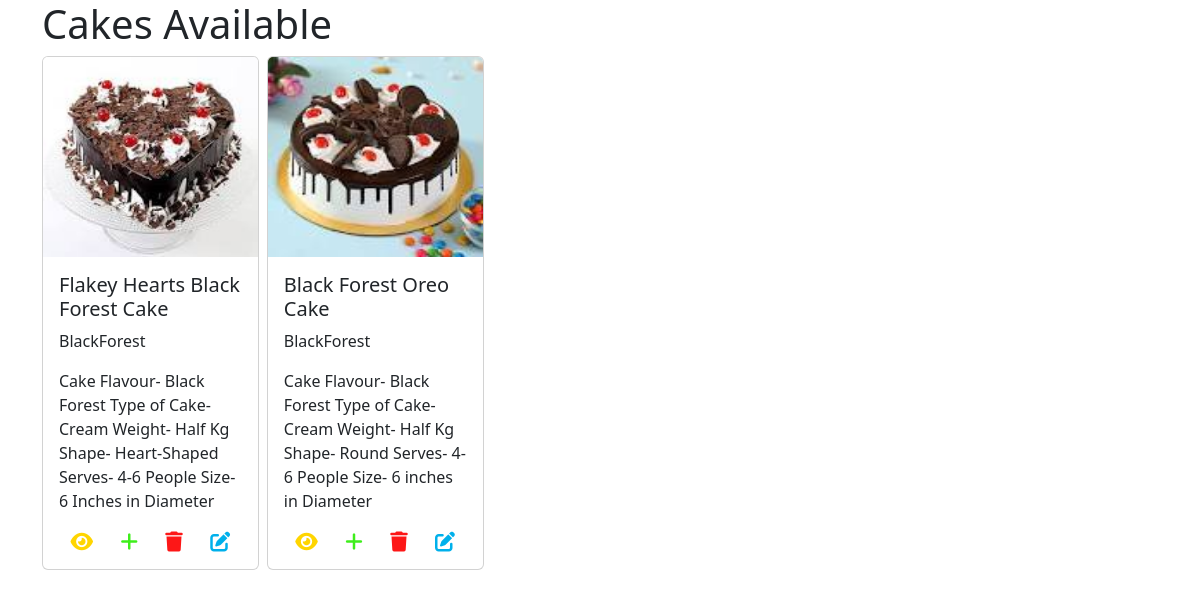
The app's page /cake/all with its own data.
### cakeshop/models.py (models this page shows, shortened)
class Cakes(models.Model):
    name = models.CharField(max_length=100,unique=True)
    image = models.ImageField(upload_to="images")
    description = models.CharField(max_length=500)
    category = models.ForeignKey(Category,null=True,on_delete=models.SET_NULL)

class Category(models.Model):
    name = models.CharField(max_length=100,unique=True)
    is_active = models.BooleanField(default=True)
    def __str__(self):
        return self.name

### cakeshop/views.py (the view)
# urls.py: path('cake/all', CakeListView.as_view(), name = "cake_list"),
class CakeListView(ListView):
    template_name = "cakeshop/cake_list.html"
    model = Cakes
    context_object_name = "cakes"

### cakeshop/templates/cakeshop/cake_list.html (shortened to what this page needs)
<!DOCTYPE html>
<html lang="en">
<head>
    <link href="https://cdn.jsdelivr.net/npm/bootstrap@5.3.2/dist/css/bootstrap.min.css" rel="stylesheet">
</head>
<body>
    <div class="container">
        <h1>Cakes Available</h1>
        <div class="row row-cols-1 row-cols-md-3 g-2">
            {% for c in cakes %}
            <div class="col" style="width: 20%;">
                <div class="card" style="width: 100%;">
                    <img src="{{ c.image.url }}" class="card-img-top" alt="no-image" height="200vh">
                    <div class="card-body">
                        <h5 class="card-title">{{ c.name }}</h5>
                        <p class="card-text">{{ c.category }}</p>
                        <p class="card-text mb-0">{{ c.description }}</p>
                    </div>
                    <div class="d-flex justify-content-evenly mb-3">
                        <a href="{% url 'cake_detail' c.id %}"><i class="fa-solid fa-eye fa-lg" style="color: #ffd500;"></i></a>
                        <a href="{% url 'add_varient' c.id %}"><i class="fa-solid fa-plus fa-lg" style="color: #3eee1b;"></i></a>
                        <a href="{% url 'cake_delete' c.id %}"><i class="fa-solid fa-trash fa-lg" style="color: #fd1717;"></i></a>
                        <a href="{% url 'cake_edit' c.id %}"><i class="fa-solid fa-pen-to-square fa-lg" style="color: #00b0eb;"></i></a>
                    </div>
                </div>
            </div>
            {% endfor %}
        </div>
    </div>
</body>
</html>

### records on screen
Cakes: image (picture), name "Flakey Hearts Black Forest Cake", category "BlackForest", description "Cake Flavour- Black Forest Type of Cake- Cream Weight- Half Kg Shape- Heart-Shaped Serves- 4-6 People Size- 6 Inches in Diameter"
Cakes: image (picture), name "Black Forest Oreo Cake", category "BlackForest", description "Cake Flavour- Black Forest Type of Cake- Cream Weight- Half Kg Shape- Round Serves- 4-6 People Size- 6 inches in Diameter"
